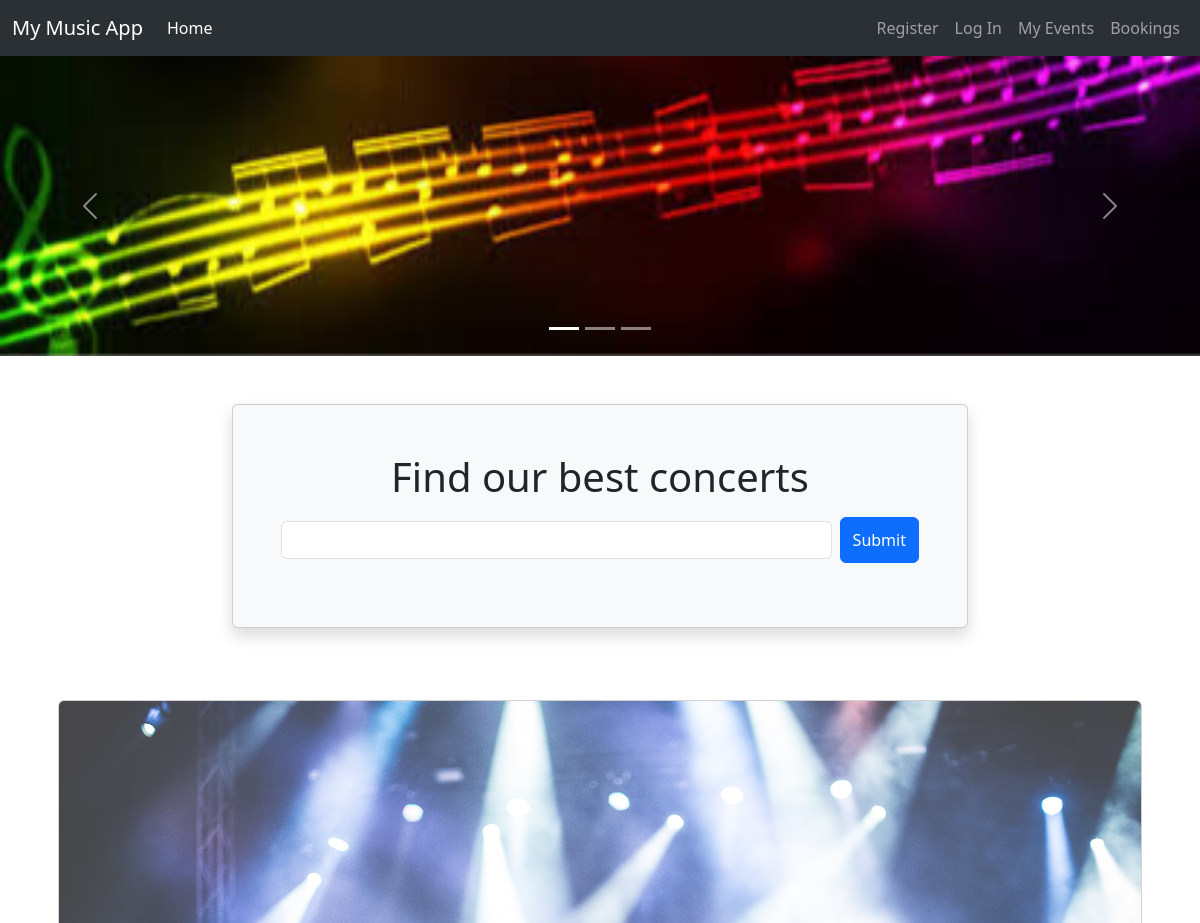
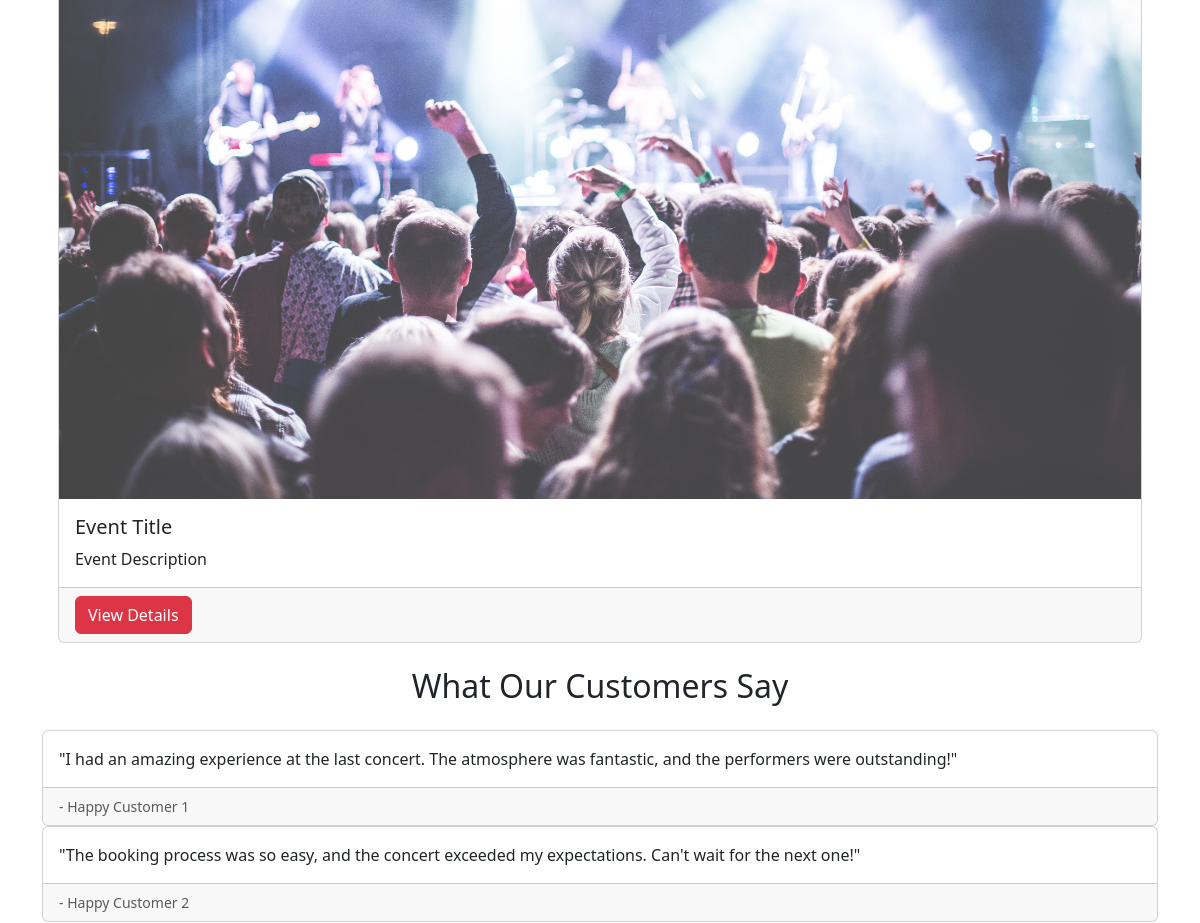
Before: / (upper part) with the older database file (2 pictures, top to bottom).
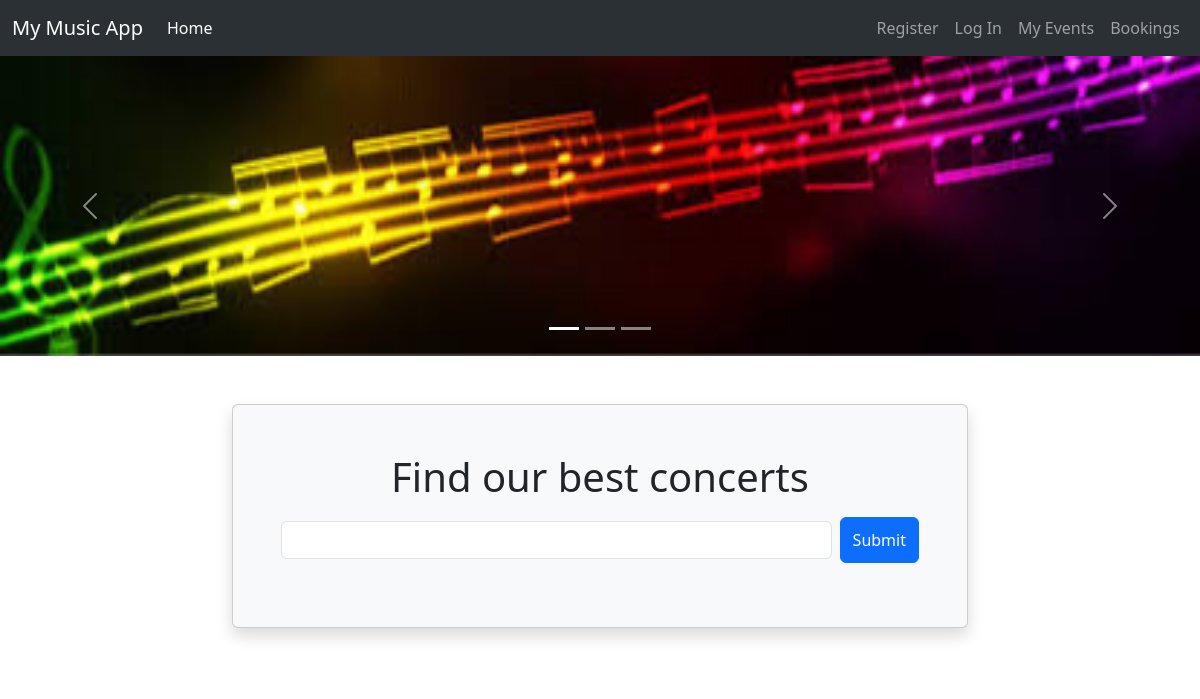
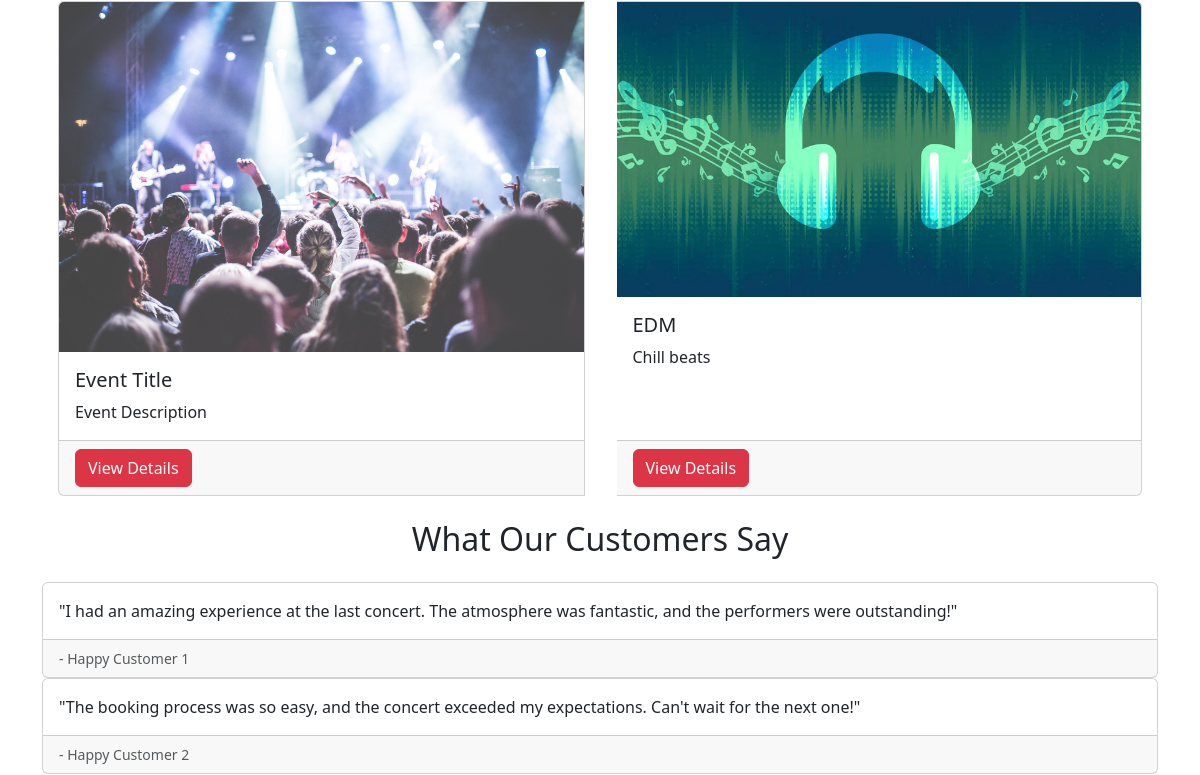
After: the same page with the newer database file (2 pictures, top to bottom).
### website/models.py (models this page shows, shortened)
class Concert(db.Model):
    __tablename__ = 'Event'
    id = db.Column(db.Integer, primary_key=True)
    EventName = db.Column(db.String(80))
    EventDesc = db.Column(db.String(200))
    EventImage = db.Column(db.String(400))
    EventDate = db.Column(db.String(100))
    EventLocation = db.Column(db.String(100))
    EventInfo = db.Column(db.String(200))
    EventPrice = db.Column(db.DECIMAL(9, 2))
    EventStatus = db.Column(db.String(20))
    EventTicketCount = db.Column(db.Integer)
    UserId = db.Column(db.Integer, db.ForeignKey('User.id'))
    userCreator = db.relationship('User', backref='events_created')
    EventTime = db.Column(db.String(100))
    Comments = db.relationship('Comment', backref='concert')

### website/views.py (the view)
@mainbp.route('/')
def index():
    concerts = db.session.scalars(db.select(Concert)).all()
    return render_template('index.html',concerts = concerts)

### website/templates/index.html (shortened to what this page needs)
{% extends 'base.html' %}
{% block header %}
<div id="carouselExampleIndicators" class="carousel slide" style="height: 300px;">
  <div class="carousel-indicators">
      <button type="button" data-bs-target="#carouselExampleIndicators" data-bs-slide-to="0"
          class="active" aria-current="true" aria-label="Slide 1"></button>
      <button type="button" data-bs-target="#carouselExampleIndicators" data-bs-slide-to="1"
          aria-label="Slide 2"></button>
      <button type="button" data-bs-target="#carouselExampleIndicators" data-bs-slide-to="2"
          aria-label="Slide 3"></button>
  </div>
  <div class="carousel-inner">
    <div class="carousel-item active">
        <a href="/"><img src="static/image/bar.jpg" class="d-block w-100 mx-auto" style="height: 100%; object-fit: cover;"></a>
    </div>
  </div>
  <button class="carousel-control-prev" type="button" data-bs-target="#carouselExampleIndicators"
    data-bs-slide="prev">
    <span class="carousel-control-prev-icon" aria-hidden="true"></span>
  </button>
  <button class="carousel-control-next" type="button" data-bs-target="#carouselExampleIndicators"
    data-bs-slide="next">
    <span class="carousel-control-next-icon" aria-hidden="true"></span>
  </button>
  </div>
<div class="container">
  <div class="row justify-content-center mt-5 pb-4">
     <div class="col-md-8">
        <div class="card shadow p-5 mb-5 bg-light">
           <h1 class="text-center mb-3">Find our best concerts</h1>
           <form class="form-inline d-flex flex-nowrap" action="{{ url_for('main.search') }}">
              <input type="text" name="search" class="form-control flex-grow-1 my-1 mr-sm-2" id="SearchForm">
              <button type="submit" class="flex-shrink-1 btn btn-primary ms-2">Submit</button>
           </form>
        </div>
     </div>
  </div>
</div>
{% endblock %}
{% block content %}
      <div class="container">
         <div class="card-group">
            {% for concert in concerts %}
            <div class="card mx-3">
              <img
                class="card-img-top"
                src="{{ concert.EventImage }}"
                alt="destination picture"
              />
              <div class="card-body">
                <h5 class="card-title">{{ concert.EventName }}</h5>
                <p class="card-text">{{ concert.EventDesc }}</p>
              </div>
              <div class="card-footer">
                <a
                  href="{{ url_for('concert.show', id=concert.id) }}"
                  class="btn btn-danger"
                >
                  View Details
                </a>
              </div>
            </div>
            {% endfor %}
          </div>
      </div>
      <section class="mt-4 mb-4">
        <div class="container">
            <h2 class="text-center mb-4">What Our Customers Say</h2>
            <div class="card-deck">
                <div class="card">
                    <div class="card-body">
                        <p class="card-text">"I had an amazing experience at the last concert. The atmosphere was fantastic,
                            and the performers were outstanding!"</p>
                    </div>
                    <div class="card-footer">
                        <small class="text-muted">- Happy Customer 1</small>
                    </div>
                </div>
                <div class="card">
                    <div class="card-body">
                        <p class="card-text">"The booking process was so easy, and the concert exceeded my expectations.
                            Can't wait for the next one!"</p>
                    </div>
                    <div class="card-footer">
                        <small class="text-muted">- Happy Customer 2</small>
                    </div>
                </div>
            </div>
        </div>
    </section>
{% endblock %}

Changed rows visible on the page:
added Concert: EventImage (picture), EventName "EDM", EventDesc "Chill beats"
